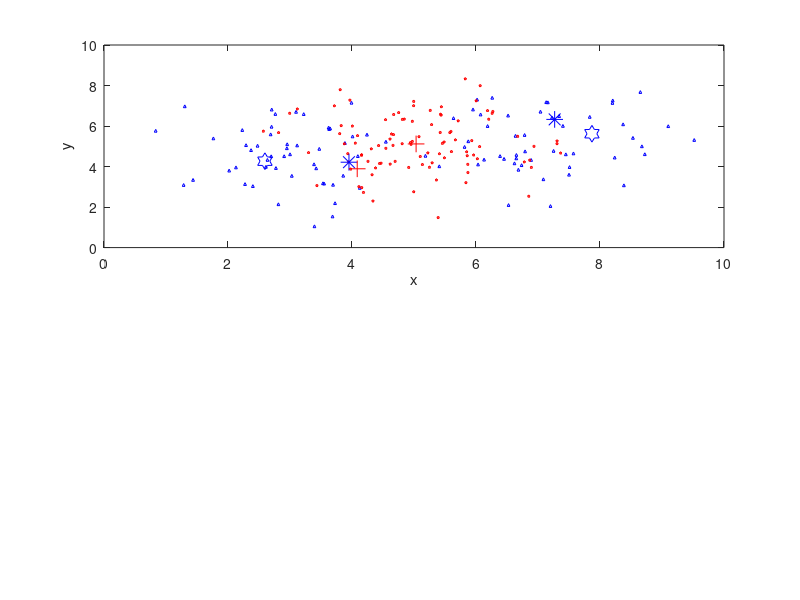

Source code (MATLAB): (Note: this script raises an error after producing the figure.)
load('data_lvq_A') % matA
load('data_lvq_B') % matB

close all
subplot(2,1,1)
plot(matA(:,1),matA(:,2), 'b^', 'markersize', 2);
hold on;
plot(matB(:,1),matB(:,2), 'rp', 'markersize', 2);
xlabel('x'); ylabel('y');

data = [matA ; matB];
data_labels = (floor( (0:length(data)-1) * 2 / length(data))).';
data = [data data_labels];

% The prototypes
w_A = 2;
w_B = 2;
w = zeros(w_A + w_B, ndims(data)+1);

eta = 0.01;
nrEpochs = 500;

E_1 = zeros(1,nrEpochs);
E_2 = zeros(1,nrEpochs);

% Randomly initialize the prototypes between the minimum and maximum values
% last value being their class
for i = 1 : size(w,1)
    if i <= w_A
        w(i,:) = [mean(matA) + rand()*2*std(matA)-std(matA) 0];
    else
        w(i,:) = [mean(matB) + rand()*2*std(matB)-std(matB) 1];
    end
end

plot(w(1:w_A,1), w(1:w_A,2), 'b*', 'markersize', 12);
plot(w(w_A+1:size(w,1),1), w(w_A+1:size(w,1),2), 'r+', 'markersize', 12);

for epoch = 1:nrEpochs
    % Training
    for point = 1 : size(data,1)
        
         % Find the row with the nearest prototype
        rowMin = find(pdist2(data(point,1:2), w(:,1:2)) == min(pdist2(data(point,1:2), w(:,1:2))),1);
        % If the classes of the data point and the nearest prototype are the same
        if w(rowMin,end) == data(point, end)
            % Move the row closer to the data point
            w(rowMin,1:2) = w(rowMin,1:2) + eta * (data(point,1:2) - w(rowMin,1:2));
        else
            w(rowMin,1:2) = w(rowMin,1:2) - eta * (data(point,1:2) - w(rowMin,1:2));
        end
    end
       
    % Testing
    for point = 1 : size(data,1)
        % Find the row with the nearest prototype
        rowMin = find(pdist2(data(point,1:2), w(:,1:2)) == min(pdist2(data(point,1:2), w(:,1:2))),1);
        if w(rowMin,end) ~= data(point, end)
            if point <= size(matA,1)
                E_1(epoch) = E_1(epoch) + 1;
            else
                E_2(epoch) = E_2(epoch) + 1;
            end
        end
    end
    E = E_1 + E_2;
    
    if (epoch > 10 && var(E(:,epoch-4:epoch)) < 0.05)
        E_1(:,epoch+1:end) = [];
        E_2(:,epoch+1:end) = [];
        E(:,epoch+1:end) = [];
        break
    end
end

plot(w(1:w_A,1), w(1:w_A,2), 'bh', 'markersize', 12);
plot(w(w_A+1:size(w,1),1), w(w_A+1:size(w,1),2), 'rP', 'markersize', 12);
lgnd = legend('Set A', 'Set B','Protypes A (init)', 'Protypes B (init)','Protypes A (final)', 'Protypes B (final)');
set(lgnd, 'interpreter','latex', 'fontsize', 15);

subplot(2,1,2)
plot(E_1/100, '--')
hold on;
plot(E_2/100, '-.');
plot(E/200);
legend('Training error Class A', 'Training error Class B', 'Total training Error');
xlabel('Epochs')
ylabel('Training Error rate')
